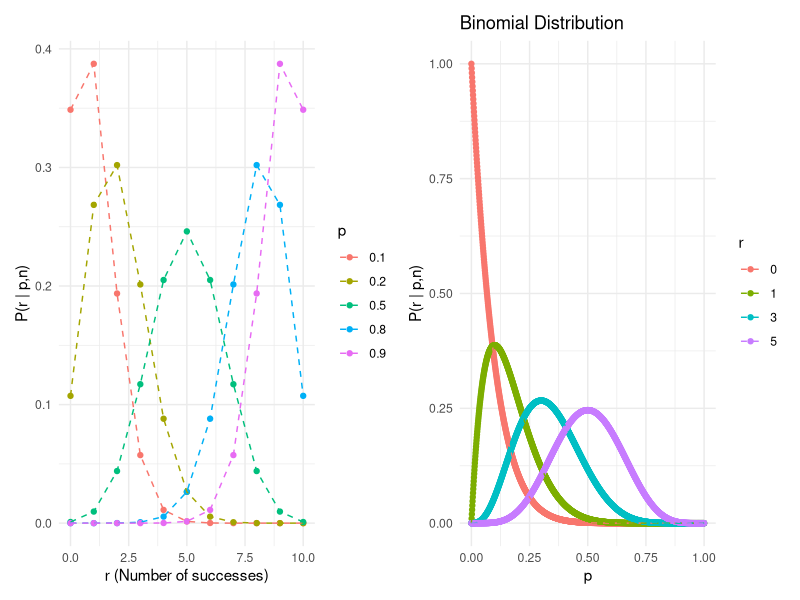
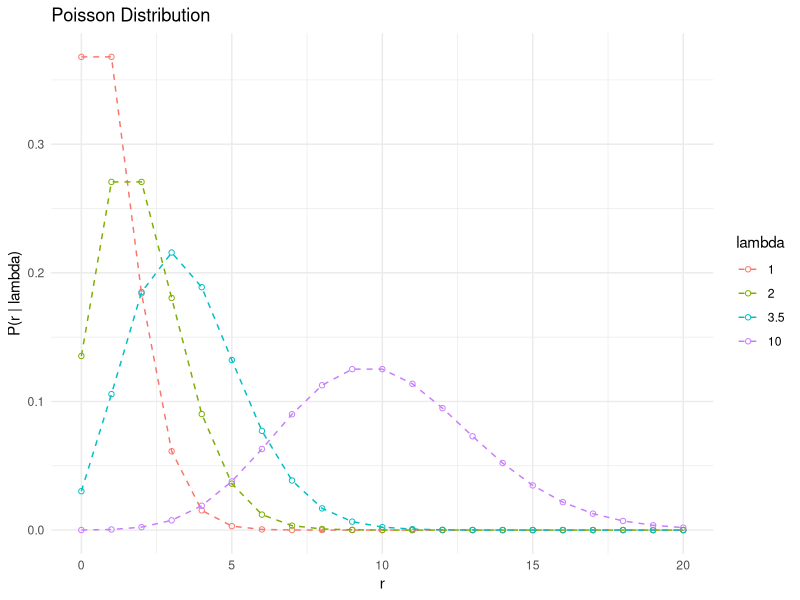

Generate these figures, in order, with R:
library(tidyverse)
library(patchwork)
# Binomial: in n events, get r successes with probability p for each success
# P(r|p, n) = nCr p^r (1-p)^r
# E[r] = np, Var(r) = np(1 - p)
# P vs r for fixed n, range of p
n <- 10 # num trials
r <- 0:n # num successes
pseq <- c(0.1, 0.2, 0.5, 0.8, 0.9) # chance of success
binom_plot1 <- expand_grid(r = r, p = pseq) %>%
  mutate(probability = dbinom(x = r, size = n, prob = p)) %>%
  # Above here we created the tibble, below here is the pipe into ggplot
  ggplot(aes(x = r, y = probability, color = factor(p))) +
  geom_point() +
  geom_line(lty = 2) +
  labs(x = "r (Number of successes)", y = "P(r | p,n)") +
  scale_color_discrete(name = "p") +
  theme_minimal()

# P vs p for range of r
p <- seq(0., 1., 0.001) # chance of success
rseq <- c(0, 1, 3, 5) # number of successes
binom_plot2 <- expand_grid(r = rseq, p = p) %>%
  mutate(probability = dbinom(x = r, size = n, prob = p)) %>%
  ggplot(aes(x = p, y = probability, color = factor(r))) +
  geom_point() +
  geom_line(lty = 2) +
  labs(x = "p", y = "P(r | p,n)") +
  scale_color_discrete(name = "r") +
  theme_minimal()

# Plot both
combined_binom_plot <- (binom_plot1 + binom_plot2) +
  plot_layout(ncol = 2) +
  ggtitle("Binomial Distribution")
print(combined_binom_plot)

# Poisson: probability of getting r events if mean expected number is lambda
# P(r | lambda) = (lambda^r * e^-lambda) / r!; lambda, r > 0
# E[r] = lambda, Var(r) = lambda
# Plot P(r|lambda) as func(r)
r <- 0:20
lambda <- c(1, 2, 3.5, 10)
poisson_plot <- expand_grid(r = r, lambda = lambda) %>%
  mutate(probability = dpois(x = r, lambda = lambda)) %>%
  ggplot(aes(x = r, y = probability, color = factor(lambda))) +
  geom_point(shape = 1) +
  geom_line(linetype = "dashed") +
  labs(title = "Poisson Distribution", x = "r", y = "P(r | lambda)") +
  scale_color_discrete(name = "lambda") +
  theme_minimal()
print(poisson_plot)
